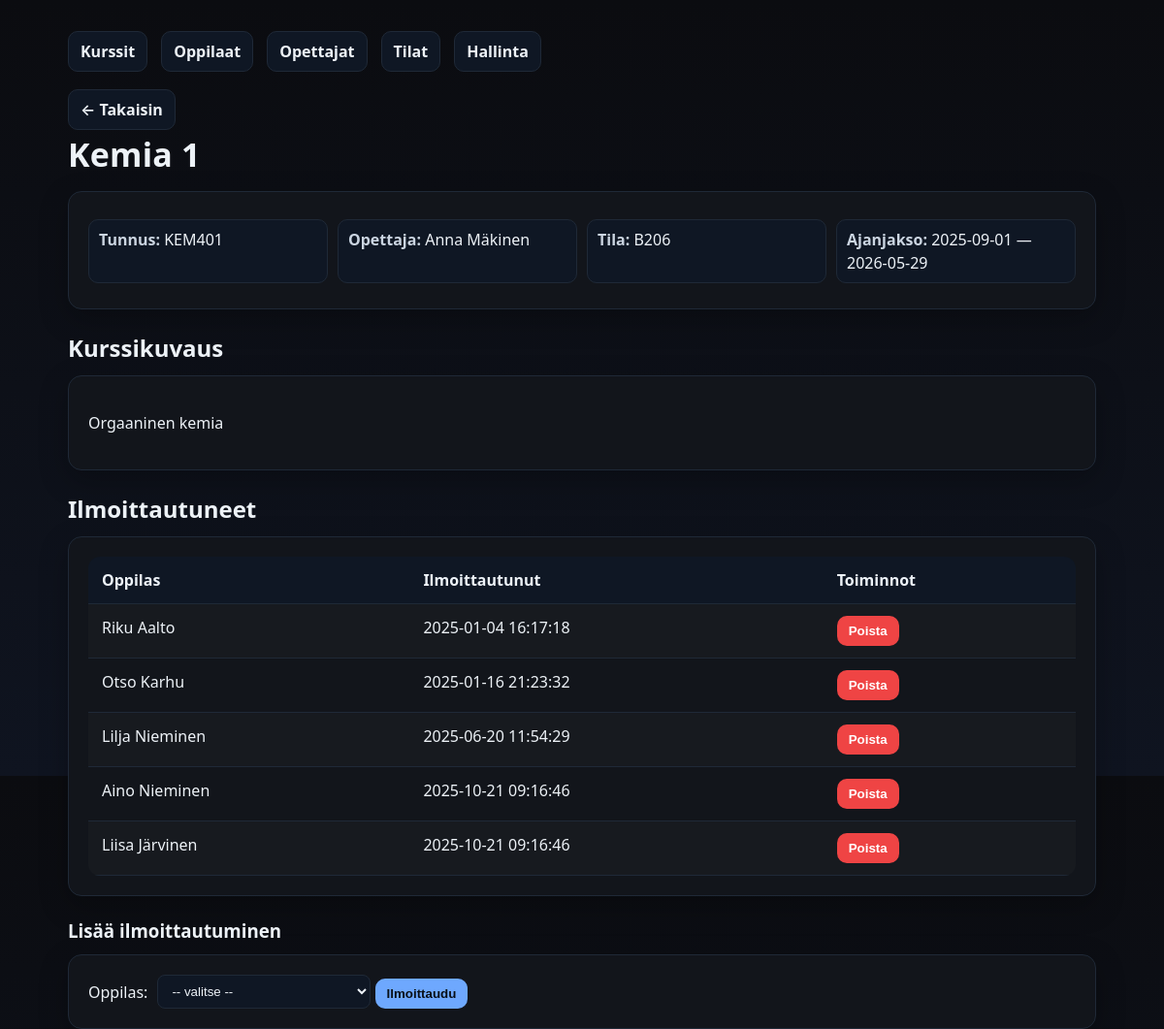
The page /kurssienhallinta/kurssi.php?id=4 on the database as committed earlier.
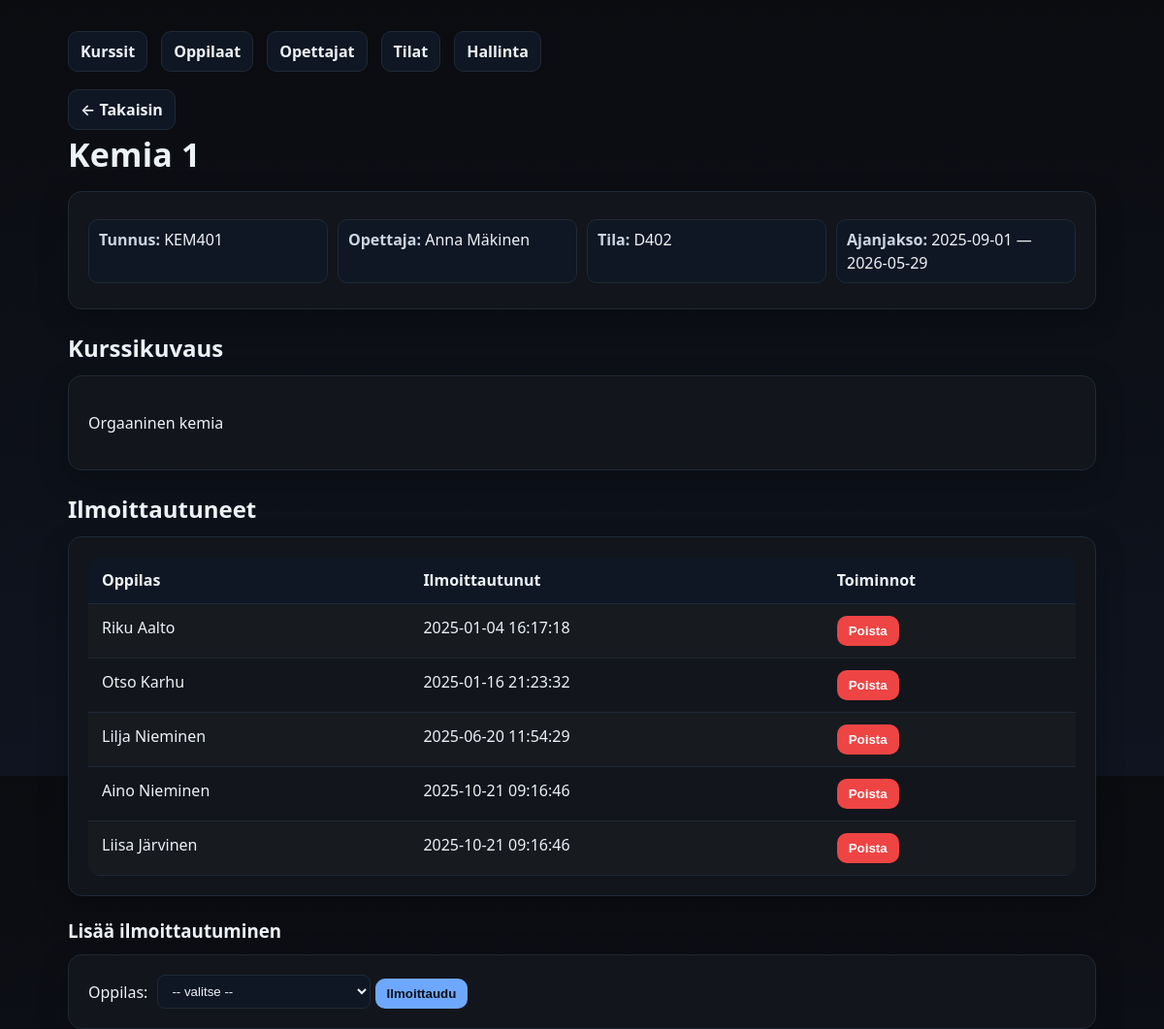
The same page on the database as committed later.
### tables this page shows
CREATE TABLE `kurssit` (
  `kurssi_id` int(11) NOT NULL,
  `kurssin_tunnus` varchar(20) NOT NULL,
  `kurssi_nimi` varchar(100) NOT NULL,
  `kurssikuvaus` text DEFAULT NULL,
  `aloituspaiva` date NOT NULL,
  `lopetuspaiva` date NOT NULL,
  `opettaja_id` int(11) NOT NULL,
  `tila_id` int(11) NOT NULL
);

CREATE TABLE `tilat` (
  `tila_id` int(11) NOT NULL,
  `tila_nimi` varchar(50) NOT NULL,
  `paikkoja` int(11) NOT NULL
);

CREATE TABLE `opettajat` (
  `opettaja_id` int(11) NOT NULL,
  `etunimi` varchar(50) NOT NULL,
  `sukunimi` varchar(50) NOT NULL,
  `aine` varchar(100) NOT NULL
);

### kurssienhallinta/kurssi.php (the view, shortened to what this page needs)
<?php
$pdo = getPDO();
$kurssi_id = (int)$_GET['id'];
$stmt = $pdo->prepare("SELECT k.*, o.etunimi AS op_etunimi, o.sukunimi AS op_sukunimi, t.tila_nimi
    FROM kurssit k
    JOIN opettajat o ON k.opettaja_id = o.opettaja_id
    JOIN tilat t ON k.tila_id = t.tila_id
    WHERE k.kurssi_id = ?");
$stmt->execute([$kurssi_id]);
$kurssi = $stmt->fetch();
$stmt = $pdo->prepare("SELECT i.ilmoittautuminen_id, o.oppilas_id, o.etunimi, o.sukunimi, i.ilmoittautumispaiva
    FROM ilmoittautuminen i
    JOIN oppilaat o ON i.opiskelija_id = o.oppilas_id
    WHERE i.kurssi_id = ?
    ORDER BY i.ilmoittautumispaiva ASC");
$stmt->execute([$kurssi_id]);
$ilmo = $stmt->fetchAll();
?>
<!doctype html>
<html lang="fi">
<head>
  <link rel="stylesheet" href="styles.css">
</head>
<body>
  <div class="container">
    <div class="nav">
      <a href="index.php">Kurssit</a>
      <a href="oppilaat.php">Oppilaat</a>
      <a href="opettajat.php">Opettajat</a>
      <a href="tilat.php">Tilat</a>
      <a href="admin.php">Hallinta</a>
    </div>
    <a class="back" href="index.php">← Takaisin</a>
    <h1 class="page-title"><?= htmlspecialchars($kurssi['kurssi_nimi']) ?></h1>
    <div class="card">
      <div class="meta">
        <div><strong>Tunnus:</strong> <?= htmlspecialchars($kurssi['kurssin_tunnus']) ?></div>
        <div><strong>Opettaja:</strong> <?= htmlspecialchars($kurssi['op_etunimi'].' '.$kurssi['op_sukunimi']) ?></div>
        <div><strong>Tila:</strong> <?= htmlspecialchars($kurssi['tila_nimi']) ?></div>
        <div><strong>Ajanjakso:</strong> <?= htmlspecialchars($kurssi['aloituspaiva']) ?> — <?= htmlspecialchars($kurssi['lopetuspaiva']) ?></div>
      </div>
    </div>
    <?php if (!empty($kurssi['kurssikuvaus'])): ?>
      <h2 style="margin:22px 0 10px">Kurssikuvaus</h2>
      <div class="card">
        <p><?= nl2br(htmlspecialchars($kurssi['kurssikuvaus'])) ?></p>
      </div>
    <?php endif; ?>
    <h2 style="margin:22px 0 10px">Ilmoittautuneet</h2>
    <div class="card table-wrap">
      <?php if (count($ilmo) === 0): ?>
        <p class="muted">Ei ilmoittautuneita.</p>
      <?php else: ?>
        <table>
          <thead>
            <tr>
              <th>Oppilas</th>
              <th>Ilmoittautunut</th>
              <th>Toiminnot</th>
            </tr>
          </thead>
          <tbody>
            <?php foreach($ilmo as $r): ?>
            <tr>
              <td><?= htmlspecialchars($r['etunimi'].' '.$r['sukunimi']) ?></td>
              <td><?= htmlspecialchars($r['ilmoittautumispaiva']) ?></td>
              <td>
                <form method="post" action="poista_ilmo.php" style="display:inline">
                  <button class="btn btn-danger" type="submit" onclick="return confirm('Poistetaanko ilmoittautuminen?')">Poista</button>
                </form>
              </td>
            </tr>
            <?php endforeach; ?>
          </tbody>
        </table>
      <?php endif; ?>
    </div>
    <h3 style="margin:22px 0 10px">Lisää ilmoittautuminen</h3>
    <div class="card">
      <form method="post" action="ilmoittaudu.php">
        <label>Oppilas:
          <select name="oppilas_id" required>
            <option value="">-- valitse --</option>
          </select>
        </label>
        <button class="btn" type="submit">Ilmoittaudu</button>
      </form>
    </div>
  </div>
</body>
</html>

Rows that differ between the two databases and show on the page:
changed kurssit "Kemia 1": tila.tila_nimi "B206" → "D402"
